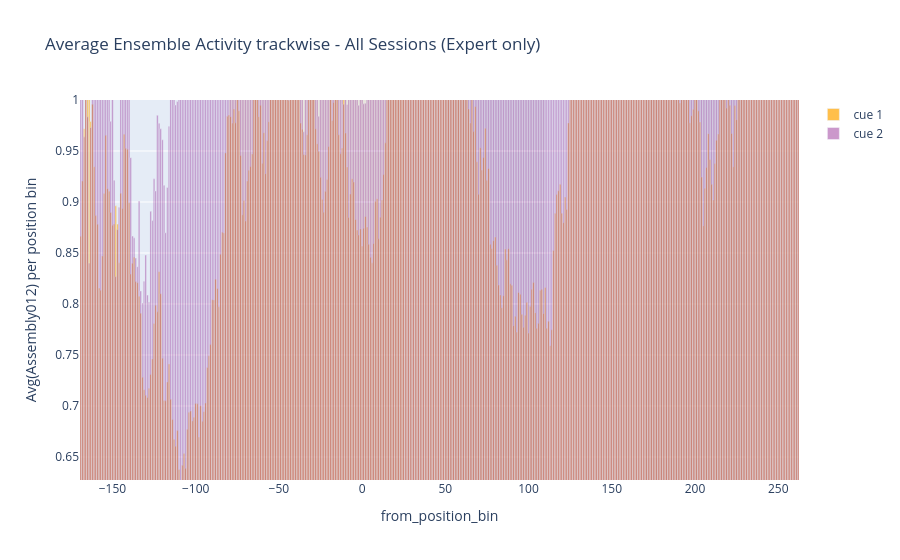

The notebook cell this image was saved under:
### Code cell
# df = ens_data.reset_index() 
sessions_keep = [8, 9, 11, 12, 13, 14, 15, 16] #C1 strategy
# sessions_keep = [15, 16, 17, 18, 19, 20, 21, 22, 23] #C2 strategy
#sessions_keep = [23] 



# keep only expert trials (C1 cue -> choice_R1 = True, choice_R2 = False; C2 cue -> choice_R1 = False, choice_R2 = True)
ens_filt = ens_data.loc[ens_data.index.get_level_values("session_id").isin(sessions_keep)]

ens_filt = ens_data.copy()

# expert1 = ens_filt[ # Keep only expert trials
#         (ens_filt["choice_R1"] == 1) &
#         (ens_filt["choice_R2"] == 0) &
#         (ens_filt["cue"] == 1)
#     ]

# expert2 = ens_filt[ # Keep only expert trials
#         (ens_filt["choice_R1"] == 0) &
#         (ens_filt["choice_R2"] == 1) &
#         (ens_filt["cue"] == 2)
#     ]

expert1 = ens_filt[ # Keep only non expert trials
        (ens_filt["choice_R1"] == 0) &
        (ens_filt["cue"] == 1)
    ]

expert2 = ens_filt[ # Keep only non expert trials
        (ens_filt["choice_R2"] == 0) &
        (ens_filt["choice_R1"] == 1) &
        (ens_filt["cue"] == 2)
    ]



ens_filt = pd.concat([expert1, expert2])


trial_avg = (
    ens_filt # .reset_index()
    .groupby(["from_position_bin", "cue"], as_index=False)["Assembly012"]
    .mean()
    .rename(columns={"Assembly012": "Assembly012_mean"})
)

# 2) Keep only cue 1 and 2
trial_avg = trial_avg[trial_avg["cue"].isin([1, 2])]

# 3) Ensure one bar per discrete trial_id (no numeric binning)
trial_avg["from_position_bin"] = trial_avg["from_position_bin"].astype(str)

cue1 = trial_avg[trial_avg["cue"] == 1]
cue2 = trial_avg[trial_avg["cue"] == 2]

fig = go.Figure()

fig.add_trace(
    go.Bar(
        x=cue1["from_position_bin"],
        y=cue1["Assembly012_mean"],
        name="cue 1",
        marker_color = 'orange',
        opacity=0.7,
    )
)


fig.add_trace(
    go.Bar(
        x=cue2["from_position_bin"],
        y=cue2["Assembly012_mean"],
        name="cue 2",
        marker_color = 'purple',
        opacity=0.4,
    )
)

fig.update_layout(
    # title = f"Average Ensemble Activity trackwise - Sessions {min(sessions_keep)} to {max(sessions_keep)}",
    title = f"Average Ensemble Activity trackwise - All Sessions (Expert only)",
    barmode="overlay",  # use "group" for side-by-side bars
    xaxis_title="from_position_bin",
    yaxis_title="Avg(Assembly012) per position bin",
    bargap=0.05,
)

fig.update_xaxes(type="linear")
fig.update_yaxes(range=[min(trial_avg["Assembly012_mean"]), 1])

fig.add_vrect(x0=-80, x1=25,  fillcolor="orange", opacity=0.1, layer="below", line_width=0)
fig.add_vrect(x0=50,  x1=110, fillcolor="grey",   opacity=0.1, layer="below", line_width=0)
fig.add_vrect(x0=170, x1=230, fillcolor="grey",   opacity=0.1, layer="below", line_width=0)


fig.show()

### Figure 1 — Plotly figure (JSON) as saved in the notebook; plotly's stock layout.template omitted (floating-point values rounded to 4 significant figures; data arrays with more than 128 entries replaced by an {"elided": "..."} marker saying what was removed)
{"data": [{"marker": {"color": "orange"}, "name": "cue 1", "opacity": 0.7, "type": "bar", "x": {"elided": "432 str values"}, "y": {"elided": "432 float values"}}, {"marker": {"color": "purple"}, "name": "cue 2", "opacity": 0.4, "type": "bar", "x": {"elided": "432 str values"}, "y": {"elided": "432 float values"}}], "layout": {"bargap": 0.05, "barmode": "overlay", "shapes": [{"fillcolor": "orange", "layer": "below", "line": {"width": 0}, "opacity": 0.1, "type": "rect", "x0": -80, "x1": 25, "xref": "x", "y0": 0, "y1": 1, "yref": "y domain"}, {"fillcolor": "grey", "layer": "below", "line": {"width": 0}, "opacity": 0.1, "type": "rect", "x0": 50, "x1": 110, "xref": "x", "y0": 0, "y1": 1, "yref": "y domain"}, {"fillcolor": "grey", "layer": "below", "line": {"width": 0}, "opacity": 0.1, "type": "rect", "x0": 170, "x1": 230, "xref": "x", "y0": 0, "y1": 1, "yref": "y domain"}], "title": {"text": "Average Ensemble Activity trackwise - All Sessions (Expert only)"}, "xaxis": {"title": {"text": "from_position_bin"}, "type": "linear"}, "yaxis": {"range": [0.6274, 1], "title": {"text": "Avg(Assembly012) per position bin"}}}}
